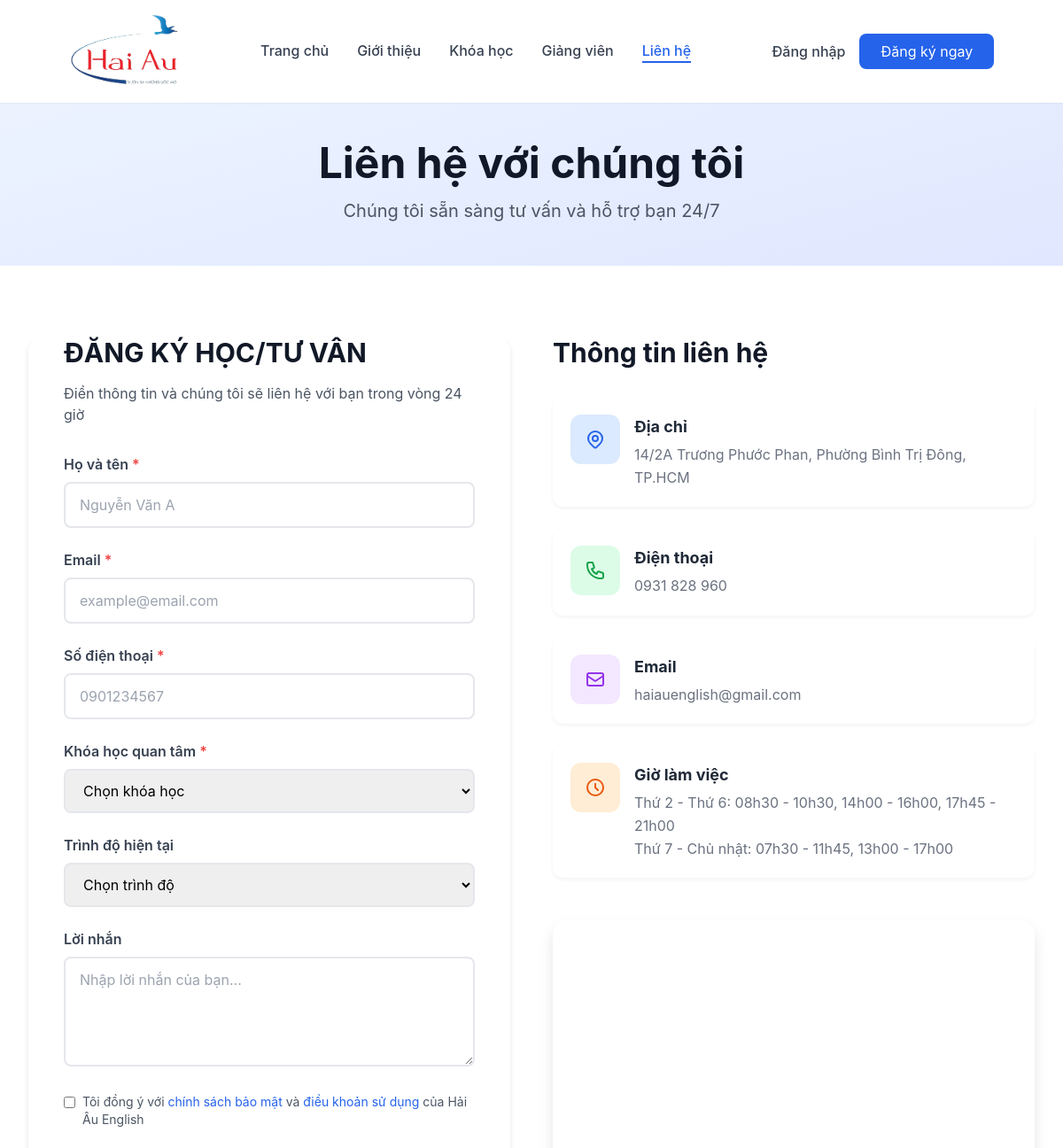
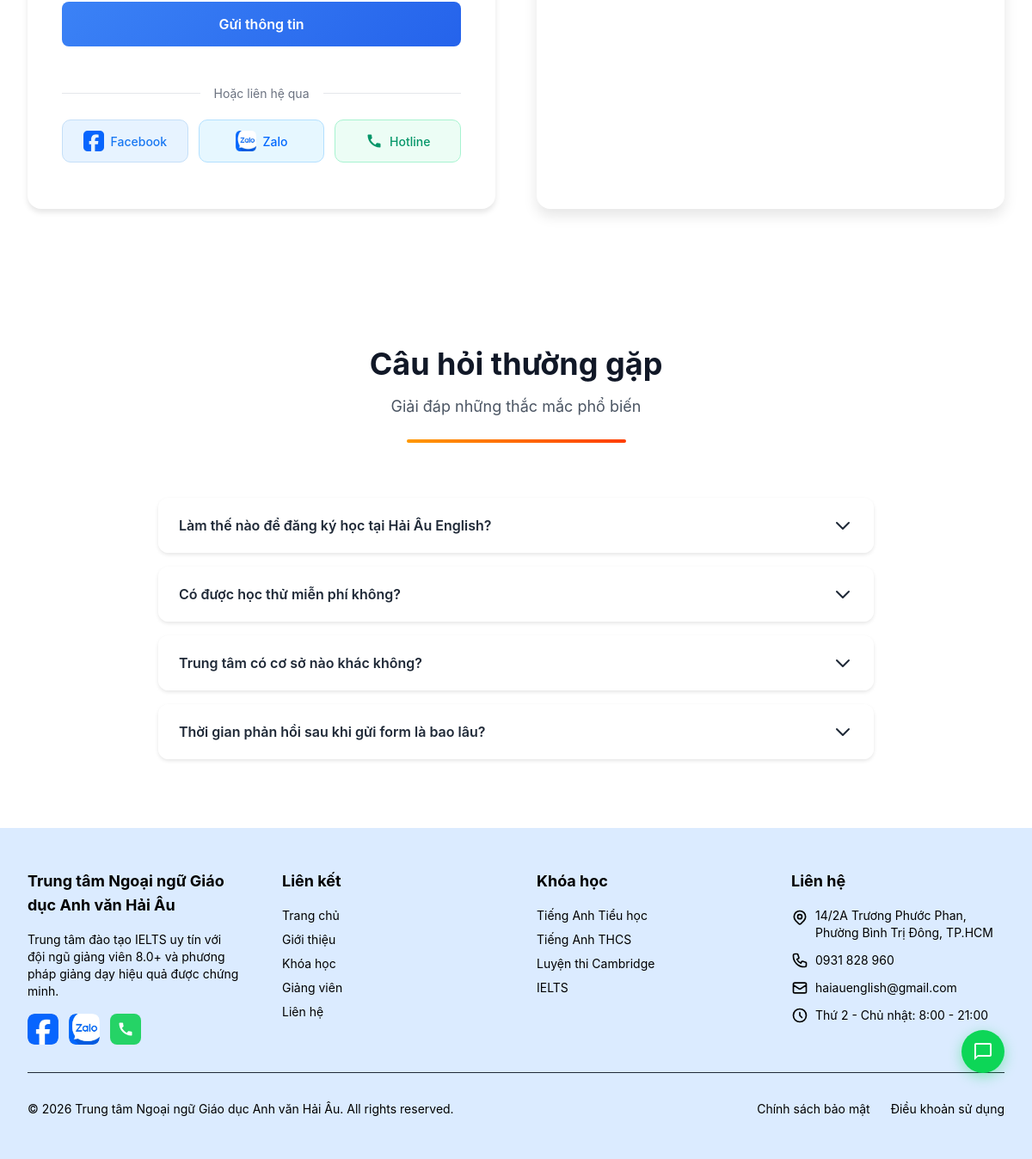
The app's page /frontend/pages/contact.php with its own data (2 pictures, top to bottom).
### tables this page shows
CREATE TABLE `site_content` (
  `id` INT UNSIGNED NOT NULL AUTO_INCREMENT,
  `page` VARCHAR(50) NOT NULL COMMENT 'home, about, courses, teachers, contact',
  `section` VARCHAR(100) NOT NULL COMMENT 'hero, features, stats, about_intro, etc.',
  `content_key` VARCHAR(100) NOT NULL COMMENT 'title, subtitle, description, image_url, etc.',
  `content_value` TEXT DEFAULT NULL,
  `content_type` ENUM('text', 'html', 'image', 'json') DEFAULT 'text',
  `is_active` TINYINT(1) DEFAULT 1,
  `updated_by` INT UNSIGNED DEFAULT NULL,
  `created_at` DATETIME NOT NULL DEFAULT CURRENT_TIMESTAMP,
  `updated_at` DATETIME DEFAULT CURRENT_TIMESTAMP ON UPDATE CURRENT_TIMESTAMP,
  PRIMARY KEY (`id`),
  UNIQUE KEY `unique_content` (`page`, `section`, `content_key`),
  INDEX (`page`),
  INDEX (`section`)
);

### frontend/components/content_helper.php (called while the page is built, shortened)
<?php
require_once __DIR__ . '/../../backend/php/db.php';
function getSiteContent($page = null) {
    global $pdo;
    try {
        if ($page) {
            $stmt = $pdo->prepare("SELECT section, content_key, content_value, content_type FROM site_content WHERE page = ? AND is_active = 1");
            $stmt->execute([$page]);
        } else {
            $stmt = $pdo->query("SELECT page, section, content_key, content_value, content_type FROM site_content WHERE is_active = 1");
        }
        $results = $stmt->fetchAll(PDO::FETCH_ASSOC);
        $content = [];
        foreach ($results as $row) {
            if ($page) {
                $content[$row['section']][$row['content_key']] = $row['content_value'];
            } else {
                $content[$row['page']][$row['section']][$row['content_key']] = $row['content_value'];
            }
        }
        return $content;
    } catch (Exception $e) {
        return [];
    }
}
$siteContent = [];
function c($page, $section, $key, $default = '') {
    global $siteContent;
    if (!isset($siteContent[$page])) {
        $siteContent[$page] = getSiteContent($page);
    }
    return $siteContent[$page][$section][$key] ?? $default;
}

### frontend/pages/contact.php (the view, shortened to what this page needs)
<?php
include __DIR__ . '/../components/content_helper.php';
$content = getSiteContent('contact');
?>
<?php include __DIR__ . '/../components/head.php'; ?>
<body class="min-h-screen bg-white">
    <?php include __DIR__ . '/../components/header.php'; ?>
    <main>
        <section class="pt-40 pb-12 bg-gradient-to-br from-blue-50 to-indigo-100">
            <div class="max-w-7xl mx-auto px-4 sm:px-6 lg:px-8">
                <div class="text-center">
                    <h1 class="text-4xl md:text-5xl font-bold text-gray-900 mb-4">
                        <?php echo c('contact', 'hero', 'title', 'Liên hệ với chúng tôi'); ?>
                    </h1>
                    <p class="text-lg md:text-xl text-gray-600 max-w-3xl mx-auto">
                        <?php echo c('contact', 'hero', 'subtitle', 'Chúng tôi sẵn sàng tư vấn và hỗ trợ bạn 24/7'); ?>
                    </p>
                </div>
            </div>
        </section>
        <section class="py-20 bg-white">
            <div class="max-w-7xl mx-auto px-4 sm:px-6 lg:px-8">
                <div class="grid lg:grid-cols-2 gap-12">
                    <div class="contact-form-container">
                        <h2 class="text-3xl font-bold text-gray-900 mb-4">
                            <?php echo c('contact', 'form', 'title', 'ĐĂNG KÝ HỌC/TƯ VẤN'); ?>
                        </h2>
                        <p class="text-gray-600 mb-8">
                            <?php echo c('contact', 'form', 'subtitle', 'Điền thông tin và chúng tôi sẽ liên hệ với bạn trong vòng 24 giờ'); ?>
                        </p>
                        <form id="contact-form" class="space-y-6">
                            <div>
                                <label for="fullname" class="form-label">
                                    Họ và tên <span class="text-red-500">*</span>
                                </label>
                                <input
                                    type="text"
                                    id="fullname"
                                    name="fullname"
                                    class="form-input"
                                    placeholder="Nguyễn Văn A"
                                    required>
                            </div>
                            <div>
                                <label for="email" class="form-label">
                                    Email <span class="text-red-500">*</span>
                                </label>
                                <input
                                    type="email"
                                    id="email"
                                    name="email"
                                    class="form-input"
                                    placeholder="example@email.com"
                                    required>
                            </div>
                            <div>
                                <label for="phone" class="form-label">
                                    Số điện thoại <span class="text-red-500">*</span>
                                </label>
                                <input
                                    type="tel"
                                    id="phone"
                                    name="phone"
                                    class="form-input"
                                    placeholder="0901234567"
                                    required>
                            </div>
                            <div>
                                <label for="course" class="form-label">
                                    Khóa học quan tâm <span class="text-red-500">*</span>
                                </label>
                                <select id="course" name="course" class="form-input" required>
                                    <option value="">Chọn khóa học</option>
                                </select>
                            </div>
                            <div>
                                <label for="level" class="form-label">
                                    Trình độ hiện tại
                                </label>
                                <select id="level" name="level" class="form-input">
                                    <option value="">Chọn trình độ</option>
                                </select>
                            </div>
                            <div>
                                <label for="message" class="form-label">
                                    Lời nhắn
                                </label>
                                <textarea
                                    id="message"
                                    name="message"
                                    rows="4"
                                    class="form-input"
                                    placeholder="Nhập lời nhắn của bạn..."></textarea>
                            </div>
                            <div class="flex items-start">
                                <input
                                    type="checkbox"
                                    id="agreement"
                                    name="agreement"
                                    class="mt-1 mr-2"
                                    required>
                                <label for="agreement" class="text-sm text-gray-600">
                                    Tôi đồng ý với <a href="#" class="text-blue-600 hover:underline">chính sách bảo mật</a>
                                    và <a href="#" class="text-blue-600 hover:underline">điều khoản sử dụng</a> của Hải Âu English
                                </label>
                            </div>
                            <button type="submit" class="submit-button">
                                <span class="button-text">Gửi thông tin</span>
                            </button>
                        </form>
                        <div class="social-links-section">
                            <div class="social-divider">
                                <span>Hoặc liên hệ qua</span>
                            </div>
                            <div class="social-links-row">
                                <a href="https://www.facebook.com/AnhNguHaiAu" target="_blank" class="social-btn social-btn-facebook" title="Facebook">
                                    <img src="<?php echo $assetsPath; ?>/assets/images/logo_fb.png" alt="Facebook">
                                    <span>Facebook</span>
                                </a>
                                <a href="https://zalo.me/0931828960" target="_blank" class="social-btn social-btn-zalo" title="Zalo">
                                    <img src="<?php echo $assetsPath; ?>/assets/images/logo_zalo.png" alt="Zalo">
                                    <span>Zalo</span>
                                </a>
                                <a href="tel:0931828960" class="social-btn social-btn-phone" title="Gọi điện">
                                    <span>Hotline</span>
                                </a>
                            </div>
                        </div>
                    </div>
                    <div class="contact-info-container">
                        <h2 class="text-3xl font-bold text-gray-900 mb-8">
                            <?php echo c('contact', 'info', 'section_title', 'Thông tin liên hệ'); ?>
                        </h2>
                        <div class="space-y-6 mb-12">
                            <div class="info-item">
                                <div class="info-icon bg-blue-100">
                                </div>
                                <div>
                                    <h3 class="info-title">Địa chỉ</h3>
                                    <p class="info-content"><?php echo c('contact', 'info', 'address', '14/2A Trương Phước Phan, Phường Bình Trị Đông, Thành phố Hồ Chí Minh'); ?></p>
                                </div>
                            </div>
                            <div class="info-item">
                                <div class="info-icon bg-green-100">
                                </div>
                                <div>
                                    <h3 class="info-title">Điện thoại</h3>
                                    <p class="info-content"><?php echo c('contact', 'info', 'phone', 'Mobile: 0931 828 960'); ?></p>
                                </div>
                            </div>
                            <div class="info-item">
                                <div class="info-icon bg-purple-100">
                                    <svg class="w-6 h-6 text-purple-600" fill="none" stroke="currentColor" viewBox="0 0 24 24">
                                        <path stroke-linecap="round" stroke-linejoin="round" stroke-width="2" d="M3 8l7.89 5.26a2 2 0 002.22 0L21 8M5 19h14a2 2 0 002-2V7a2 2 0 00-2-2H5a2 2 0 00-2 2v10a2 2 0 002 2z"/>
                                    </svg>
                                </div>
                                <div>
                                    <h3 class="info-title">Email</h3>
                                    <p class="info-content"><?php echo c('contact', 'info', 'email', 'haiauenglish@gmail.com'); ?></p>
                                </div>
                            </div>
                            <div class="info-item">
                                <div class="info-icon bg-orange-100">
                                    <svg class="w-6 h-6 text-orange-600" fill="none" stroke="currentColor" viewBox="0 0 24 24">
                                        <path stroke-linecap="round" stroke-linejoin="round" stroke-width="2" d="M12 8v4l3 3m6-3a9 9 0 11-18 0 9 9 0 0118 0z"/>
                                    </svg>
                                </div>
                                <div>
                                    <h3 class="info-title">Giờ làm việc</h3>
                                    <p class="info-content"><?php echo c('contact', 'info', 'working_hours1', 'Thứ 2 - Thứ 6: 08h30 - 10h30, 14h00 - 16h00, 17h45 - 21h00'); ?></p>
                                    <p class="info-content"><?php echo c('contact', 'info', 'working_hours2', 'Thứ 7 - Chủ nhật: 07h30 - 11h45, 13h00 - 17h00'); ?></p>
                                </div>
                            </div>
                        </div>
                        <div class="map-container">
                            <iframe src="https://www.google.com/maps/embed?pb=!1m18!1m12!1m3!1d692.8721848696737!2d106.61367816585437!3d10.774734376028718!2m3!1f0!2f0!3f0!3m2!1i1024!2i768!4f13.1!3m3!1m2!1s0x31752dfb0b4a0beb%3A0x36355698f06e8f9!2sHAI%20AU%20ENGLISH!5e0!3m2!1svi!2s!4v1770299819477!5m2!1svi!2s"
                                width="100%"
                                height="500"
                                style="border:0; min-height: 250px;"
                                allowfullscreen=""
                                loading="lazy"
>
                            </iframe>
                        </div>
                    </div>
                </div>
            </div>
        </section>
        <section class="py-20 bg-white">
            <div class="max-w-4xl mx-auto px-4 sm:px-6 lg:px-8">
                <div class="text-center mb-16">
                    <h2 class="text-3xl md:text-4xl font-bold text-gray-900 mb-4">
                        <?php echo c('contact', 'faq', 'title', 'Câu hỏi thường gặp'); ?>
                    </h2>
                    <p class="text-lg text-gray-600">
                        <?php echo c('contact', 'faq', 'subtitle', 'Giải đáp những thắc mắc phổ biến'); ?>
                    </p>
                    <div class="gradient_line"></div>
                </div>
                <div class="space-y-4">
                    <div class="faq-item">
                        <button class="faq-question">
                            <span><?php echo c('contact', 'faq', 'q1', 'Làm thế nào để đăng ký học tại Hải Âu English?'); ?></span>
                            <svg class="faq-icon" fill="none" stroke="currentColor" viewBox="0 0 24 24">
                                <path stroke-linecap="round" stroke-linejoin="round" stroke-width="2" d="M19 9l-7 7-7-7"/>
                            </svg>
                        </button>
                    </div>
                    <div class="faq-item">
                        <button class="faq-question">
                            <span><?php echo c('contact', 'faq', 'q2', 'Có được học thử miễn phí không?'); ?></span>
                            <svg class="faq-icon" fill="none" stroke="currentColor" viewBox="0 0 24 24">
                                <path stroke-linecap="round" stroke-linejoin="round" stroke-width="2" d="M19 9l-7 7-7-7"/>
                            </svg>
                        </button>
                    </div>
                    <div class="faq-item">
                        <button class="faq-question">
                            <span><?php echo c('contact', 'faq', 'q3', 'Trung tâm có cơ sở nào khác không?'); ?></span>
                            <svg class="faq-icon" fill="none" stroke="currentColor" viewBox="0 0 24 24">
                                <path stroke-linecap="round" stroke-linejoin="round" stroke-width="2" d="M19 9l-7 7-7-7"/>
                            </svg>
                        </button>
                    </div>
                    <div class="faq-item">
                        <button class="faq-question">
                            <span><?php echo c('contact', 'faq', 'q4', 'Thời gian phản hồi sau khi gửi form là bao lâu?'); ?></span>
                            <svg class="faq-icon" fill="none" stroke="currentColor" viewBox="0 0 24 24">
                                <path stroke-linecap="round" stroke-linejoin="round" stroke-width="2" d="M19 9l-7 7-7-7"/>
                            </svg>
                        </button>
                    </div>
                </div>
            </div>
        </section>
    </main>
    <?php include __DIR__ . '/../components/footer.php'; ?>
    <?php include __DIR__ . '/../components/floating-contact.php'; ?>
</body>
</html>

### records on screen
site_content: section "Thông tin liên hệ", section "14/2A Trương Phước Phan, Phường Bình Trị Đông, TP.HCM", section "0931 828 960", section "haiauenglish@gmail.com", section "Thứ 2 - Thứ 6: 08h30 - 10h30, 14h00 - 16h00, 17h45 - 21h00", section "Thứ 7 - Chủ nhật: 07h30 - 11h45, 13h00 - 17h00"

### other values on screen
c('contact', 'hero', 'title', 'Liên hệ với chúng tôi') "Liên hệ với chúng tôi"
c('contact', 'form', 'title', 'ĐĂNG KÝ HỌC/TƯ VẤN') "ĐĂNG KÝ HỌC/TƯ VẤN"
c('contact', 'faq', 'title', 'Câu hỏi thường gặp') "Câu hỏi thường gặp"
c('contact', 'faq', 'subtitle', 'Giải đáp những thắc mắc phổ biến') "Giải đáp những thắc mắc phổ biến"
c('contact', 'faq', 'q2', 'Có được học thử miễn phí không?') "Có được học thử miễn phí không?"
c('contact', 'faq', 'q3', 'Trung tâm có cơ sở nào khác không?') "Trung tâm có cơ sở nào khác không?"
s('site_name', 'Trung tâm Ngoại ngữ Giáo dục Anh văn Hải Âu') "Trung tâm Ngoại ngữ Giáo dục Anh văn Hải Âu"
s('contact_phone', '0931 828 960') "0931 828 960"
s('contact_email', 'haiauenglish@gmail.com') "haiauenglish@gmail.com"
s('working_hours', 'Thứ 2 - Chủ nhật: 8:00 - 21:00') "Thứ 2 - Chủ nhật: 8:00 - 21:00"
s('site_name', 'Hải Âu English') "Trung tâm Ngoại ngữ Giáo dục Anh văn Hải Âu"
